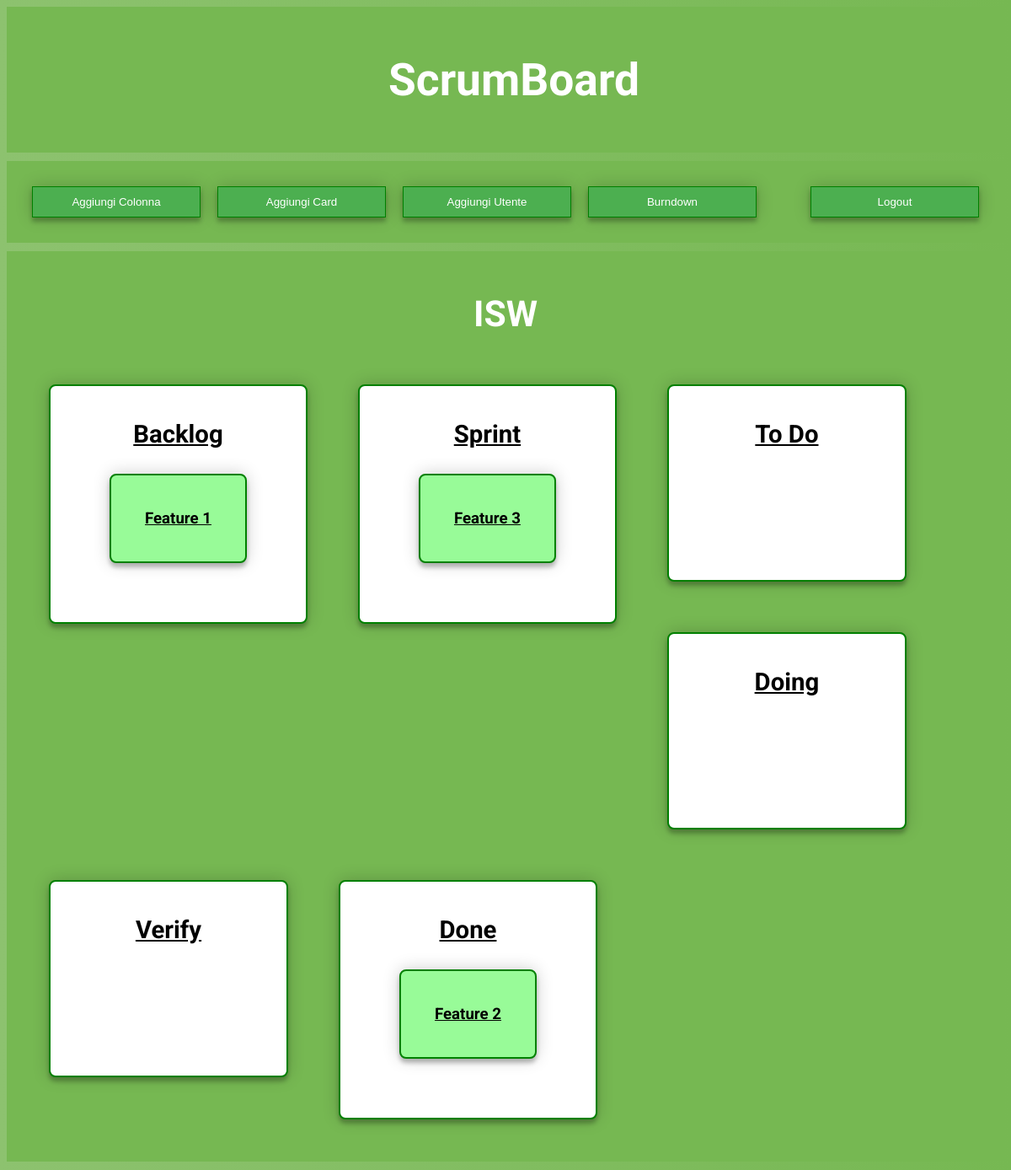
/board/10/ (signed in), run on the app's committed database.
### scrumboard_app/models.py (models this page shows, shortened)
class Board(models.Model):
    nome = models.CharField(max_length=30, unique=True)
    utentiAssociati = models.ManyToManyField("ScrumUser")
    def getColonneBoard(self):
        return Colonna.objects.filter(boardParent=self)
    def listaUtentiAssociati(self):
        return self.utentiAssociati.only("username")

class Colonna(models.Model):
    boardParent = models.ForeignKey("Board",  on_delete=models.CASCADE)
    nome = models.CharField(max_length=30)
    def getCardColonna(self):
        return Card.objects.filter(colonnaParent=self)

class Card(models.Model):
    colonnaParent = models.ForeignKey("Colonna",  on_delete=models.CASCADE)
    titolo = models.CharField(max_length=30)
    descrizione = models.TextField()
    dataScadenza = models.DateField()
    storyPoint = models.IntegerField()
    utentiCard = models.ManyToManyField("ScrumUser")

### scrumboard_app/views.py (the view)
# urls.py: url(r'^board/(?P<board_id>[0-9]+)/$', views.board_details, name='board_details'),
def board_details(request, board_id):
    b = Board.objects.get(id=board_id)
    if auth_check(b, request.user) is False:
        return redirect('index')
    attrs = {
        'id': board_id,
        'nome': b.nome,
        'colonne': []
    }
    for col in b.getColonneBoard():
        dict_col = {
            'id': col.id,
            'nome': col.nome,
            'cards': []
        }
        for card in col.getCardColonna():
            dict_card = {
                'id': card.id,
                'nome': card.titolo
            }
            dict_col['cards'].append(dict_card)
        attrs['colonne'].append(dict_col)
    return render(request, "scrumboard_app/board_details.html", {'board': attrs})

### scrumboard_app/views.py (called while the page is built)
def auth_check(board, user):
    for u in board.listaUtentiAssociati():
        if user.username == u.username:
            return True
    return False

### scrumboard_app/templates/scrumboard_app/board_details.html
{% extends 'scrumboard_app/base.html' %}
{% block content %}
    <div class="topBar">
        <div class="button-group">
            <form method="GET" action="{% url 'add_column' %}" class="add-column-form">{% csrf_token %}
                <button type="submit" style="float: left">Aggiungi Colonna</button>
            </form>
            <form method="GET" action="{% url 'add_card' board_id=board.id%}" class="add-card-form">{% csrf_token %}
                <button type="submit" style="float: left">Aggiungi Card</button>
            </form>
            <form method="GET" action="{% url 'add_user' board_id=board.id%}" class="add-user-form">{% csrf_token %}
                <button type="submit" style="float: left">Aggiungi Utente</button>
            </form>
            <form method="GET" action="{% url 'burndown' board_id=board.id%}" class="burndown-form">{% csrf_token %}
                <button type="submit" style="float: left">Burndown</button>
            </form>
            <form method="POST" action="{% url 'logout' %}" class="logout-form">{% csrf_token %}
                <button type="submit" style="float: right">Logout</button>
            </form>
        </div>
    </div>
    <div class="bodyContent">
        <h1 class="title-page">{{ board.nome }}</h1>
        <div class="boardContainer">
            {% for colonna in board.colonne %}
                <div class="boxBoard" style="float: left">
                    <a href="{% url 'edit_column' board_id=board.id col_name=colonna.nome %}">{{ colonna.nome }}</a>
                    {% for card in colonna.cards %}
                        <div class="boxCard">
                            <a href="{% url 'edit_card' board_id=board.id col_name=colonna.nome card_name=card.nome %}">{{ card.nome }}</a>
                        </div>
                    {% endfor %}
                </div>
            {% endfor %}
        </div>
    </div>
{% endblock %}

### scrumboard_app/static/css/scrum.css (style rules this page uses)
.topBar { background-color: #76b852; margin-top: 10px; padding: 20px 20px 20px 20px; }
.bodyContent { background-color: #76b852; margin-top: 10px; margin-bottom: 10px; padding: 20px 20px 20px 20px; }
h1, h2, h3, h4 { font-family: 'Lobster', cursive; }
body { background: #76b852; background: -webkit-linear-gradient(right, #76b852, #8DC26F); background: -moz-linear-gradient(right, #76b852, #8DC26F); background: -o-linear-gradient(right, #76b852, #8DC26F); background: linear-gradient(to left, #76b852, #8DC26F); font-family: "Roboto", sans-serif; -webkit-font-smoothing: antialiased; -moz-osx-font-smoothing: grayscale; }
.button-group button { background-color: #4CAF50; border: 1px solid green; color: white; padding: 10px; cursor: pointer; margin: 10px; width: 200px; text-align: center; box-shadow: 0 0 20px 0 rgba(0, 0, 0, 0.2), 0 5px 5px 0 rgba(0, 0, 0, 0.24); }
.button-group:after { content: ""; clear: both; display: table; }
.boardContainer:after { content: ""; clear: both; display: table; }
.boxBoard { background-color: white ; margin: 30px; padding: 40px ; text-align: center; border: 2px solid green; border-radius: 8px; box-shadow: 0 0 20px 0 rgba(0, 0, 0, 0.2), 0 5px 5px 0 rgba(0, 0, 0, 0.24); min-height: 150px; min-width: 200px; }
.boxCard { margin: 30px; padding: 40px ; text-align: center; border: 2px solid green; border-radius: 8px; background-color: palegreen; box-shadow: 0 0 20px 0 rgba(0, 0, 0, 0.2), 0 5px 5px 0 rgba(0, 0, 0, 0.24); }
.boxBoard a, .boxBoard p { color: black; font-size: 22pt; }
.boxCard a { font-size: 14pt; }
.boxBoard a { font-weight: bold; }
.title-page { color: #FFFFFF; text-align: center; font-size: 32pt; }

### data on the page
Board: nome "ISW"
Colonna: nome "Backlog"
Card: nome "Feature 1"
Colonna: nome "Sprint"
Card: nome "Feature 3"
Colonna: nome "To Do"
Colonna: nome "Doing"
Colonna: nome "Verify"
Colonna: nome "Done"
Card: nome "Feature 2"
